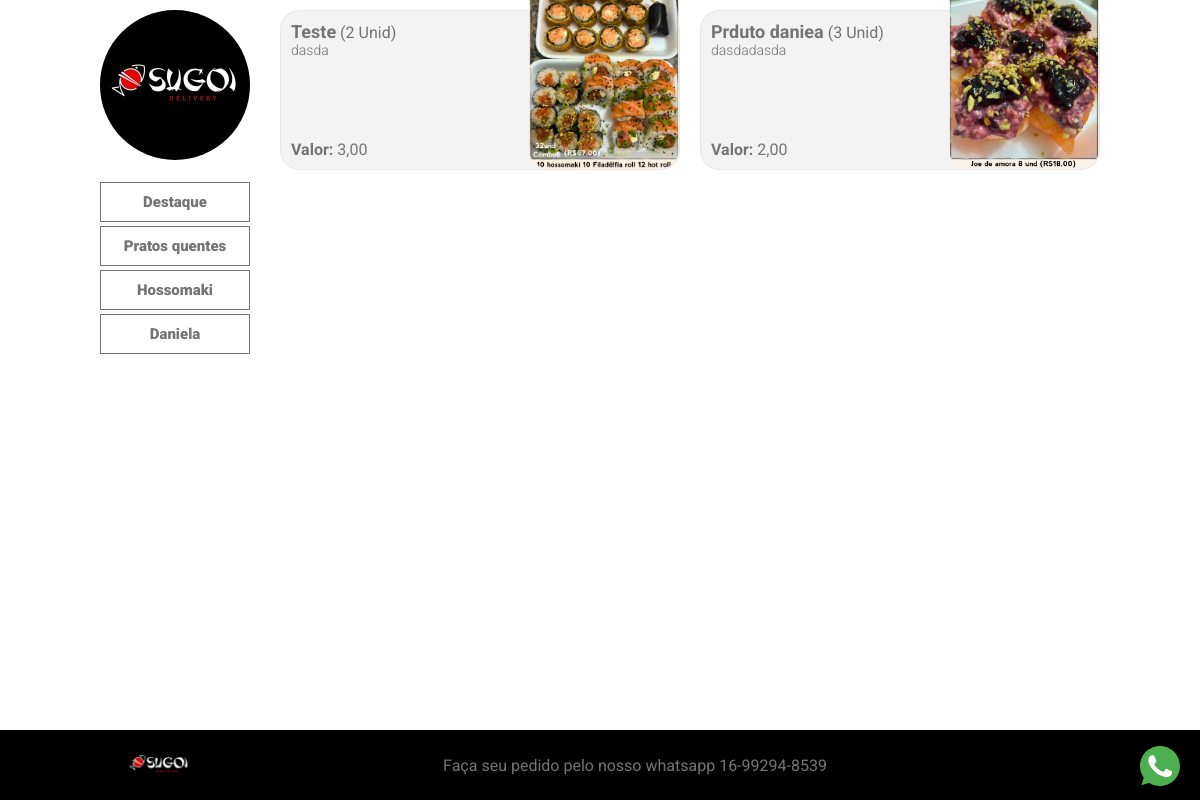
Page /categoria/4 on the committed database.
### produto/models.py (models this page shows, shortened)
class Categoria(models.Model):
    nome = models.CharField(max_length=100)
    ativo = models.BooleanField(choices=[(True, 'Sim'), (False, 'Não')], default=True)
    class Meta:
        ordering = ['nome']
    def __str__(self) -> str:
        return self.nome

class Produto(models.Model):
    nome = models.CharField(max_length=100)
    quantidade = models.IntegerField()
    valor = models.DecimalField(max_digits=8, decimal_places=2)
    categoria = models.ForeignKey(Categoria, on_delete=models.DO_NOTHING)
    descricao = models.TextField(null=True,)
    destaque = models.BooleanField(default=False)
    promocao = models.BooleanField(default=False)
    ativo = models.BooleanField(default=True)
    imagem = ImageField(upload_to='produtos/%Y/', default="img/padrao.jpg", null=True, blank=True)
    order = models.IntegerField(default=0, blank=False, null=False)
    class Meta:
        ordering = ['order']

### produto/views.py (the view)
# urls.py: path('categoria/<int:id>', views.produto_list, name="produto_list")
def produto_list(request, id):
    categorias = Categoria.objects.filter(ativo=True).annotate(num_produtos=Count('produto')).exclude(num_produtos=0)
    produtos = Produto.objects.filter(categoria=id)
    return render(request,'produto/produto_list.html', {'produtos':produtos,'categorias':categorias })

### templates/produto/produto_list.html (shortened to what this page needs)
{% extends 'base.html' %}
{% block content %}
{% load thumbnail %}
<section class="conteudo">
    <div class="tabela">
        {% for produto in produtos %}
        <div class="bloco" onclick="abrirPopup('{{ produto.imagem.url }}')">
            <div class="bloco-esq">
                <span class="titulo"><b>{{ produto.nome|capfirst }}</b>  ({{ produto.quantidade }} Unid)</span>
                <span class="descricao"
                >{{ produto.descricao|linebreaksbr  }}
                </span>
                <span class="valor"><b>Valor:</b> {{ produto.valor }}</span>
            </div>
            <div class="bloco-dir galeria" >
                {% thumbnail produto.imagem "158x158" crop="center" as im %}
                <img class="imagem" src="{{ im.url }}"  alt="Imagem" />
                {% endthumbnail %}
            </div>
        </div>
        {% endfor %}
    </div>
</section>
{% endblock %}

### templates/base.html (shortened to what this page needs)
{% load static %}
<!DOCTYPE html>
<html lang="en">
<head>
    <link rel="stylesheet" type="text/css" href="{% static 'css/estilo.css' %}"/>
</head>
<body>
  <div id="container">
    <div class="menu">
        <img class="logo" src="/media/static/logo.jpg">
        <a class="menu-item" href="{% url 'produto:home' %}">Destaque</a>
        {% for categoria in categorias %}
            <a class="menu-item" href="{% url 'produto:produto_list' id=categoria.id %}">{{ categoria|capfirst}}</a>
        {% endfor %}
    </div>
    {% block content %}
    {% endblock %}
    <div class="footer">
      <img src="/media/static/logo.jpg" width="70" height="70">
      Faça seu pedido pelo nosso whatsapp 16-99294-8539
      <div class="icons">
        <a href="https://api.whatsapp.com/send?phone=5516992948539&text=Texto%20aqui"
    target="_blank"
    style="position:fixed;bottom:10px;right:20px;">
</a>
      </div>
    </div>
</div>
</body>
</html>

### static/css/estilo.css (style rules this page uses)
body { font-family: 'Roboto', sans-serif ; color: #747474; display: flex; margin: 0 auto; width: 1020px; }
.menu { display: flex; flex-direction: column; background-color: #fff; padding: 10px; width: 150px; margin-right: 10px; padding-bottom: 70px; }
.logo { border-radius:50% ; margin-bottom: 20px; }
.menu-item { color: #747474; padding: 10px; text-decoration: none; font-size: 15px; font-weight: 900; text-align: center; border: #747474 1px solid; margin: 2px 0; }
#container { display: flex; width: 100%; }
.conteudo { padding-bottom: 70px; }
.footer { width: 100%; height: 70px; background-color:black; position: fixed; bottom: 0; left: 50%; transform: translateX(-50%); margin-top: 20px; display: flex; justify-content: space-around; align-items: center; z-index: 9999; }
.tabela { display: flex; flex-wrap: wrap; justify-content: left; margin: 0 auto; min-height: 100%; }
.bloco { width: 400px; height: 160px; background-color: #f3f3f3; margin: 10px; box-sizing: border-box; display: flex; border: 1px rgba(0, 0, 0, 0.05) solid; justify-content:flex-start; border-radius: 20px; cursor: pointer; }
.bloco-esq { display: flex; flex-direction: column; padding: 10px; width: 250px; }
.bloco-esq .titulo b { font-size: 12px; }
.bloco-esq .titulo b { font-family: 'Roboto', sans-serif; font-size: 18px; }
.bloco-esq .descricao { font-weight: 300; font-size: 14px; height: 109px; }
.bloco-esq .valor { font-size: 16px; }
.bloco-dir { display: flex; align-self: flex-end; position: relative; }
.bloco-dir .imagem { border-radius: 20px; z-index: 2; }
.galeria { display: flex; flex-wrap: wrap; justify-content: center; position: relative; z-index: 4; }
.galeria .imagem { max-width: 200px; max-height: 200px; cursor: pointer; }

### rows in the picture
Categoria: nome "Pratos quentes"
Categoria: nome "Hossomaki"
Categoria: nome "Daniela"
Produto: nome "Teste", quantidade "2", descricao "dasda", valor "3,00", shows a picture
Produto: nome "Prduto daniea", quantidade "3", descricao "dasdadasda", valor "2,00", shows a picture
